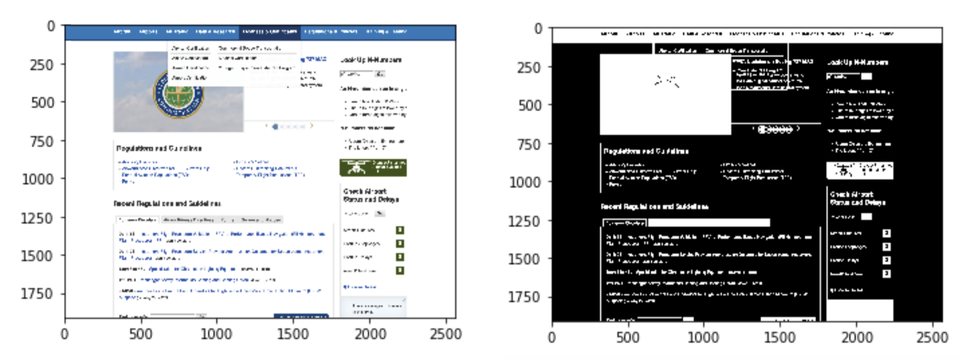
#> input picture readme01.png, 974 x 364 px, shrunk from 1548 x 578 before the run
$ python -i functionalComparison_componentBreakdown.py   (imports and definitions only)   (older library calls are emulated)
#> lines starting #> are read from the running program, lines starting #| are printed output that depends on the picture; after the words box and inside, x2 and y2 are one past the last pixel; in counts of white or black regions, pixels touching at a corner belong together
#> further down, picture is the input picture: shape (364, 974, 3); mean B, G, R 182, 180.7, 179.6
#####
#####  1. Aim:
#####           a/ Normalise -> Set background as 0 and everything else in their primary colors
#####           b/ find disconnected components
#####

# import the necessary packages
import cv2, os
import numpy as np
import skimage
import scipy.misc
from matplotlib import pyplot as plt

# [40 lines left out: functions makeFolders, RemoveTempFolders, not called in this run]

def normalise(img, background = [255,255,255]):
    # change background to black(0)
    # transorm the rest of the pixels to
    # monotone for easier comparison later
    black = 0
    white = 255
    k = 0
    l=0
    for i in range(len(img)):
        for j in range(len(img[0])):
            if list(img[i][j]) == background:
                img[i][j] = black
                l+=1
            else:
                img[i][j] = white
                k+=1
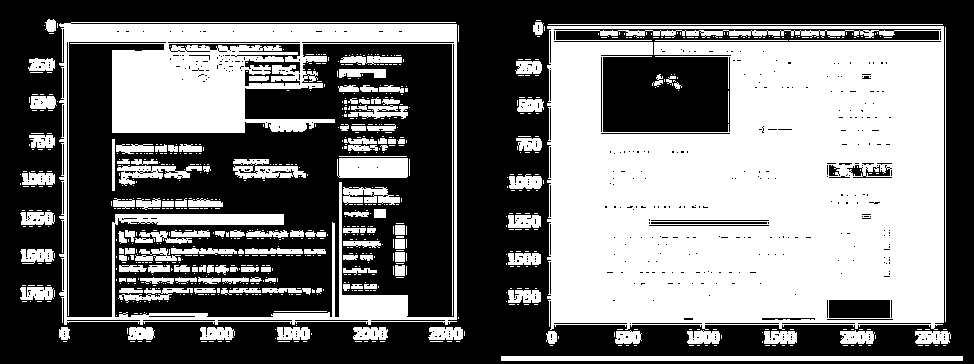
#> img: shape (364, 974, 3); 45.3% white; 832 white regions (696 under 20 px), largest, box (x1, y1, x2, y2) and area: (547, 26, 944, 330) 101548, (59, 22, 457, 325) 30462, (501, 356, 963, 361) 2310
#> after the loop, k = 160688; l = 193848
    print (k,l)
#| 160688 193848
    img = cv2.cvtColor(img, cv2.COLOR_BGR2GRAY)
    return img


def breakIntoComponents (img0):
    # print ("Normalising Image \t")
    img0_norm = normalise(img0)

#> (the run stopped early here; a loop or call above may not have finished)

$ run again, on readme05.png
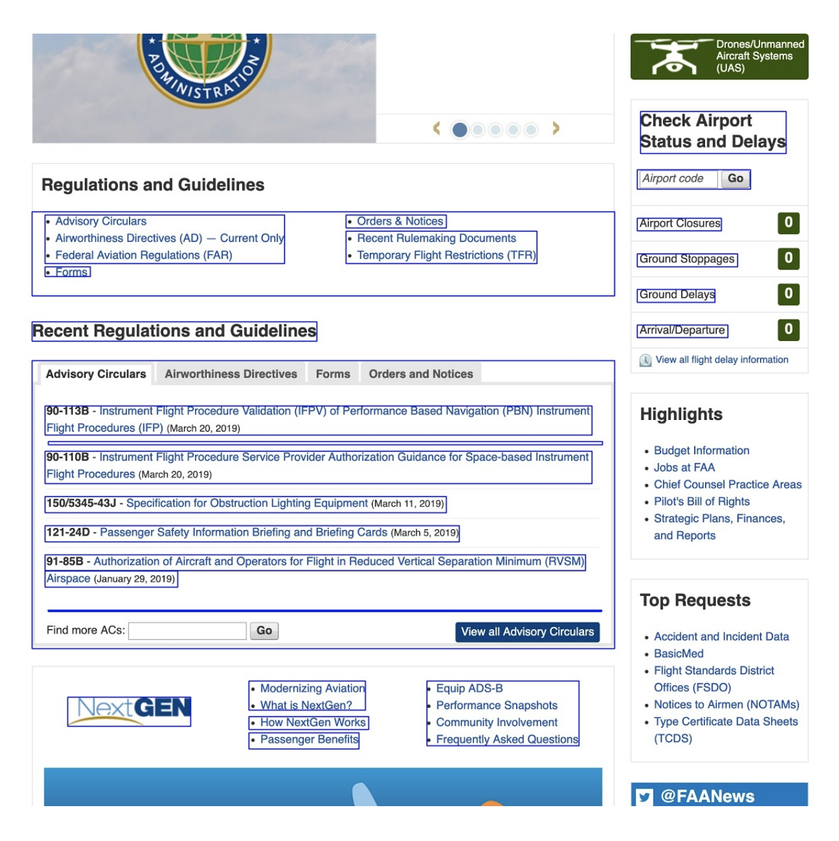
#> input picture readme05.png, 839 x 841 px, shrunk from 1372 x 1376 before the run
#> picture is the input picture: shape (841, 839, 3); mean B, G, R 235, 228.8, 224.3
#> after the loop in normalise, `for i in range(len(img)):`:
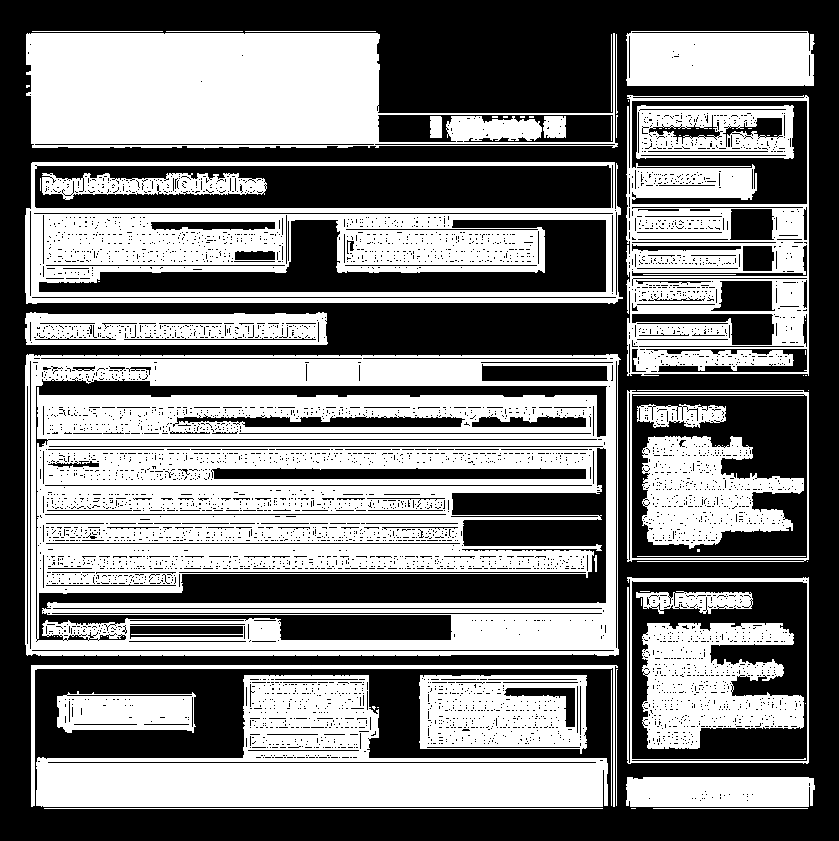
#> img: shape (841, 839, 3); 49.3% white; 73 white regions (38 under 20 px), largest, box (x1, y1, x2, y2) and area: (25, 354, 621, 656) 119416, (26, 33, 618, 149) 43026, (25, 162, 623, 304) 37389
#> after the loop in normalise, `for i in range(len(img)):`: k = 347556; l = 358043
#| 347556 358043
